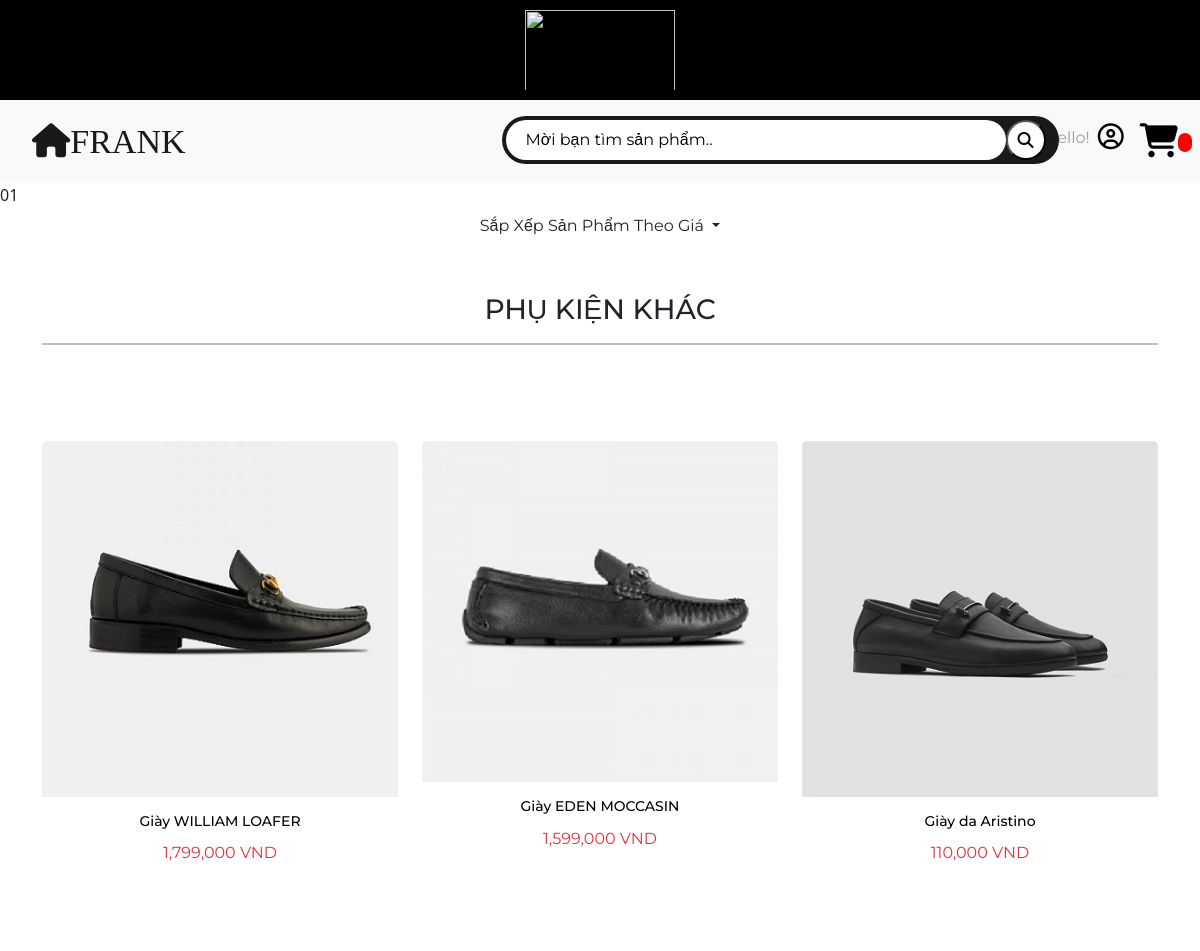
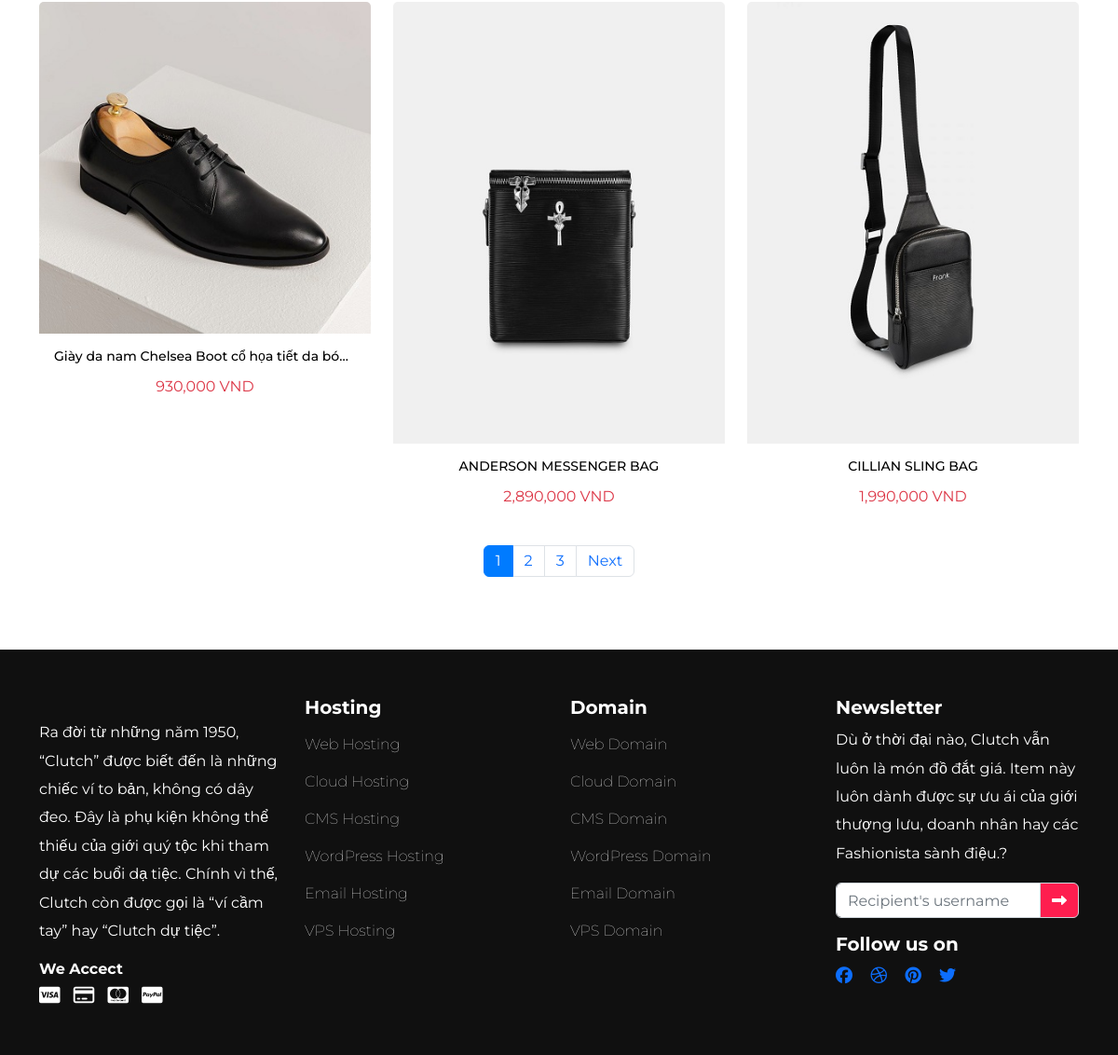
Page /vi-vn/index.php?act=sanpham&&action=sanpham&&nhom=pkk on the committed database (2 pictures, top to bottom).
### tables this page shows
CREATE TABLE `sanpham` (
  `id` int(11) NOT NULL,
  `tensp` varchar(50) DEFAULT NULL,
  `gia` int(11) DEFAULT NULL,
  `mota` varchar(300) DEFAULT NULL,
  `img` varchar(50) DEFAULT NULL,
  `giamgia` float DEFAULT NULL,
  `nhomsp` varchar(50) DEFAULT NULL,
  `size` int(11) DEFAULT NULL,
  `mausac` varchar(10) DEFAULT NULL,
  `slton` int(11) DEFAULT NULL,
  `id_loai` int(11) DEFAULT NULL
);

### vi-vn/Model/page.php (called while the page is built)
<?php
        class page{
            function getTotalPage($count,$limit){
                $page=$count%$limit?ceil($count/$limit):$count/$limit;
                return $page;
            }
            function getStart($currentPage,$limit){
                if(!isset($_GET['page']) || $currentPage==1){
                    $start=0;
                }else{
                    $start=($currentPage-1)*$limit;
                }
                return $start;
            }
        }
?>

### vi-vn/Model/connect.php (called while the page is built, shortened)
<?php
    class connect{
        var $db=null;
        public function __construct(){
            $dsn="mysql:host=localhost;dbname=sitebanhang";
            $user="root";
            $pass="";
            try{
                $this->db= new PDO($dsn,$user,$pass,array(PDO::MYSQL_ATTR_INIT_COMMAND=>"SET NAMES utf8"));
            }catch(\Throwable $th){
                echo "That Bai";
            }
        }
        public function getlist($select){
          return $result=$this->db->query($select);
        }
    }
?>

### vi-vn/Model/sanpham.php (called while the page is built, shortened)
<?php
class sanpham{
        public function getpkkAll(){
            $db = new connect();
            return $db->getList("SELECT sanpham.id,sanpham.tensp,sanpham.gia,sanpham.img,sanpham.giamgia,sanpham.size,sanpham.mausac,sanpham.slton from sanpham,loai,danhmucsanpham where sanpham.id_loai=loai.MaLoai and loai.id_danhmuc=danhmucsanpham.id and danhmucsanpham.id=2");
        }
        public function getListPkkOnPage($key,$start,$limit){
            $db = new connect();
            $select = "SELECT sanpham.id,sanpham.tensp,sanpham.gia,sanpham.img,sanpham.giamgia,sanpham.size,sanpham.mausac,sanpham.slton from sanpham,loai,danhmucsanpham where sanpham.id_loai=loai.MaLoai and loai.id_danhmuc=danhmucsanpham.id and danhmucsanpham.id=2 limit $start,$limit";
            $result=$db->getlist($select);
            return $result;
        }
}
?>

### vi-vn/View/sanpham.php (the view, shortened to what this page needs)
<?php
$db = new sanpham();
if ($_GET['nhom'] == "spgg") {
    $count = $db->getpkggAll()->rowCount();
} else {
    $count = $db->getpkkAll()->rowCount();
}
$limit = 6;
$pg = new page();
$page = $pg->getTotalPage($count, $limit);
$currentPage = isset($_GET['page']) ? $_GET['page'] : 1;
$start = $pg->getStart($currentPage, $limit);
echo $start;
echo $currentPage;
?>
<?php
if ($_GET['nhom'] == "pkk") {
    ?>
    <div class="vungsanpham" ng-controller="phukienkhac">
        <div class="d-flex justify-content-center">
            <div class="dropdown">
                <button class="btn btn-white shadow-none dropdown-toggle" type="button" id="dropdownMenuButton"
                    data-toggle="dropdown" aria-haspopup="true" aria-expanded="false">
                    Sắp Xếp Sản Phẩm Theo Giá
                </button>
            </div>
        </div>
        <div class="container mt-5 mb-5">
            <h3 class="text-center">PHỤ KIỆN KHÁC</h3>
            <hr width="100%" style="border-top:2px solid black ;">
            <div class="row mt-5">
                <?php
                $db = new sanpham();
                if (isset($_SESSION['order'])) {
                    $kq = $db->getListPkkOrder($_GET['nhom'], $start, $limit, $_SESSION['order']);
                } else {
                    $kq = $db->getListPkkOnPage($_GET['nhom'], $start, $limit);
                }
                $result = $kq->fetchAll();
                foreach ($result as $row):
                    ?>
                    <div class="col-4 mt-5">
                        <div class="card">
                            <a href="index.php?act=sanpham&&action=chitiet&&id=<?php echo $row['id']; ?>"><img
                                    class="card-img-top" src="./View/Anh/<?php echo $row['img'] ?>" alt=""></a>
                            <div class="card-body text-center">
                                <h5 class="card-title ">
                                    <?php echo $row['tensp'] ?>
                                </h5>
                                <p class="card-text text-danger mb-4">
                                    <?php echo number_format($row['gia']) ?> VND
                                </p>
                            </div>
                        </div>
                    </div>
                <?php endforeach ?>
            </div>
            <nav aria-label="Page navigation example">
                <ul class="pagination d-flex justify-content-center mb-5">
                    <?php
                    for ($i = 1; $i <= $page; $i++):
                        ?>
                        <?php
                        if ($currentPage != $i) {
                            ?>
                            <?php
                            if ($i > $currentPage - 5 && $i < $currentPage + 5) {
                                ?>
                                <li class="page-item"><a class="page-link"
                                        href="index.php?act=sanpham&action=sanpham&nhom=pkk&page=<?php echo $i; ?>"><?php echo $i; ?></a>
                                </li>
                            <?php
                            }
                            ?>
                        <?php } else {
                            ?>
                            <li class="page-item active"><a class="page-link"
                                    href="index.php?act=sanpham&action=sanpham&nhom=pkk&page=<?php echo $i; ?>"><?php echo $i; ?></a>
                            </li>
                        <?php
                        }
                        ?>
                    <?php endfor ?>
                    <?php
                    if ($currentPage < $page):
                        ?>
                        <li class="page-item"><a class="page-link"
                                href="index.php?act=sanpham&action=sanpham&nhom=pkk&page=<?php echo $currentPage + 1 ?>">Next</a>
                        </li>
                    <?php endif; ?>
                </ul>
            </nav>
        </div>
    </div>
<?php
}
?>

### vi-vn/index.php (shortened to what this page needs)
<!doctype html>
<html lang="en">
<head>
    <link rel="stylesheet" href="https://cdnjs.cloudflare.com/ajax/libs/font-awesome/4.7.0/css/font-awesome.min.css">
    <link rel="stylesheet" href="./View/Chitiet_sanpham/ctsp.css">
    <link rel="stylesheet" href="./View/Css.css">
    <link rel="stylesheet" href="https://stackpath.bootstrapcdn.com/bootstrap/4.3.1/css/bootstrap.min.css"
>
</head>
<body style="overflow-x:hidden">
    <?php
        if(!isset($_SESSION['admin_id'])){
            include "./View/header.php";
        }else{
            include "./View/header_admin.php";
        }
                    if(isset($_GET['act'])){
                        $ctrl=$_GET['act'];
                     include "./Controller/$ctrl.php";
                    }
                if(!isset($_SESSION['admin_id'])){
                    include "./View/footer.php";
                }
    ?>
    </body>
</html>

### vi-vn/View/header.php (shortened to what this page needs)
<header>
    <div class="header">
        <div class="container-fluid">
            <div class="row">
                <div class="menu">
                    <a href="index.php?act=trangchu" class="custom-logo-link" rel="home"><img width="249" height="100"
                            src="https://www.recknstudios.com/wp-content/uploads/2018/11/frank-logo-cs6-01.png"
                            sizes="(max-width: 249px) 100vw, 249px"></a>
                </div>
            </div>
        </div>
</header>
<counter>
    <nav class=" navbar navbar-expand-sm navbar-light bg-light ">
        <div class="collapse navbar-collapse" id="collapsibleNavId">
            <ul class="navbar-nav mr-auto mt-2 mt-lg-0">
                <li class="nav-item active ml-2 mr-2 ">
                    <a class="nav-link"style='font-size:34px' href="index.php?act=trangchu"> <i class="fas fa-home"style='font-size:34px'></i>FRANK</a>
                </li>
                <center>
                    <a>
                        <form action="index.php?action=search&act=sanpham" method="post">
                            <div class="search_box">
                                <input type="text" autocomplete="off" class="input_search" name="search"
                                    placeholder="Mời bạn tìm sản phẩm..">
                                <button type="submit" class="search_btn"><i class="fas fa-search"></i></button>
                            </div>
                    </a>
                </center>
            </ul>
            <ul class="navbar-nav  mt-0 mt-lg-0">
                <p style="color: #9e9e9e; margin-top: 10px; margin-left: 0px;"> Hello! </p>
                <li class="nav-item dropdown">
                    <a>
                        <?php
                        if (!isset($_SESSION['id'])) {
                            ?>
                            <a class="nav-link" style="color: black;" href="" id="dropdownId" data-toggle="dropdown"
                                aria-haspopup="true" aria-expanded="false"><i class='far fa-user-circle'
                                    style='font-size:26px'></i></a>
                        <?php }
                        ; ?>
                <li>
                    <a class="nav-link" href="index.php?act=giohang&&action=them" style="color:black;">
                        <i class='fas fa-shopping-cart' style='font-size:34px'>
                         <sup style='font-size:12px'>
                            </sup>
                        </i>
                    </a>
                </li>
            </ul>
        </div>
    </nav>
</counter>

### vi-vn/Controller/sanpham.php (shortened to what this page needs)
<?php
$ctrl="";
if(isset($_GET['action'])){
    $ctrl=$_GET['action'];
}
switch($ctrl){
    case "sanpham":
        include "./View/sanpham.php";
        break;
}
?>

### vi-vn/View/footer.php (shortened to what this page needs)
<head>
    <link rel="stylesheet" href="https://cdnjs.cloudflare.com/ajax/libs/twitter-bootstrap/5.2.0/css/bootstrap.min.css">
    <link rel="stylesheet" href="https://cdnjs.cloudflare.com/ajax/libs/font-awesome/4.7.0/css/font-awesome.min.css">
</head>
<body>
    <div class="content">
        <div class="container">
            <div class="single-content">
            </div>
        </div>
    </div>
    <footer>
        <div class="container">
            <div class="row">
                <div class="col-lg-3 col-sm-6">
                    <div class="single-box">
                        <p>Ra đời từ những năm 1950, “Clutch” được biết đến là những chiếc ví to bản, không có dây đeo.
                            Đây là phụ kiện không thể thiếu của giới quý tộc khi tham dự các buổi dạ tiệc. Chính vì thế,
                            Clutch còn được gọi là “ví cầm tay” hay “Clutch dự tiệc”.
                        </p>
                        <h3>We Accect</h3>
                        <div class="card-area">
                            <i class="fa fa-cc-visa"></i>
                            <i class="fa fa-credit-card"></i>
                            <i class="fa fa-cc-mastercard"></i>
                            <i class="fa fa-cc-paypal"></i>
                        </div>
                    </div>
                </div>
                <div class="col-lg-3 col-sm-6">
                    <div class="single-box">
                        <h2>Hosting</h2>
                        <ul>
                            <li><a href="#">Web Hosting</a></li>
                            <li><a href="#">Cloud Hosting</a></li>
                            <li><a href="#">CMS Hosting</a></li>
                            <li><a href="#">WordPress Hosting</a></li>
                            <li><a href="#">Email Hosting</a></li>
                            <li><a href="#">VPS Hosting</a></li>
                        </ul>
                    </div>
                </div>
                <div class="col-lg-3 col-sm-6">
                    <div class="single-box">
                        <h2>Domain</h2>
                        <ul>
                            <li><a href="#">Web Domain</a></li>
                            <li><a href="#">Cloud Domain</a></li>
                            <li><a href="#">CMS Domain</a></li>
                            <li><a href="#">WordPress Domain</a></li>
                            <li><a href="#">Email Domain</a></li>
                            <li><a href="#">VPS Domain</a></li>
                        </ul>
                    </div>
                </div>
                <div class="col-lg-3 col-sm-6">
                    <div class="single-box">
                        <h2>Newsletter</h2>
                        <p>Dù ở thời đại nào, Clutch vẫn luôn là món đồ đắt giá. Item này luôn dành được sự ưu ái của
                            giới thượng lưu, doanh nhân hay các Fashionista sành điệu.?</p>
                        <div class="input-group mb-3">
                            <input type="text" class="form-control" placeholder="Recipient's username"
                                aria-label="Enter your Email ..." aria-describedby="basic-addon2">
                            <span class="input-group-text" id="basic-addon2"><i
                                    class="fa fa-long-arrow-right"></i></span>
                        </div>
                        <h2>Follow us on</h2>
                        <p class="socials">
                            <a href="#"> <i class="fa fa-facebook"></i></a>
                            <a href="#"> <i class="fa fa-dribbble"></i></a>
                            <a href="#"> <i class="fa fa-pinterest"></i></a>
                            <a href="#"> <i class="fa fa-twitter"></i></a>
                        </p>
                    </div>
                </div>
            </div>
        </div>
    </footer>
    <link rel="stylesheet" href="https://cdnjs.cloudflare.com/ajax/libs/twitter-bootstrap/5.2.0/js/bootstrap.min.js">
</body>

### vi-vn/View/Css.css (style rules this page uses)
.menu { background-color: black; text-align: center; width: 100%; position: relative; }
.menu img { padding: 10px 0px; width: 150px; }
.nav-link { position: relative; font-size: 19px; font-family: 'Times New Roman', Times, serif; font-weight: 500; }
.nav-link::after { content: ""; background-color: red; position: absolute; width: 100%; height: 3px; bottom: 0; left: 0; transform: scaleX(0); }
.vungsanpham .card { position: relative; max-width: 100% !important; }
.vungsanpham .card { border: 0px !important; }
.vungsanpham .card-title { font-size: 14px !important; white-space: nowrap; overflow: hidden; text-overflow: ellipsis; text-decoration: none; color: black; font-weight: 500; margin-bottom: 12px; display: block; }

### vi-vn/View/header.php (style rules this page uses)
sup { padding: 2px 7px; border-radius: 10px; -moz-border-radius: 20px; -webkit-border-radius: 20px; border: none; background: red; color: #fff; cursor: pointer; }
* { box-sizing: border-box; font-family: 'Montserrat', sans-serif; }
body { background: #e0dbef; }
.search_box { top : 7.5px; right: -300px; background: #191919; position: relative; padding: 4px; border-radius: 40px; display: flex; }
.search_box .search_btn { width: 40px; height: 4 0px; border-radius: 100%; background: white; display: flex; justify-content: center; align-items: center; color: black; margin-right: 9px; cursor: pointer; }
.search_box .input_search { outline: none; border: 0; background: white; border-radius: 40px; padding: 15px 20px; width: 500px; height: 40px; color: black; }
::placeholder { color: black; }

### vi-vn/View/footer.php (style rules this page uses)
footer { background: #101010; padding: 50px 0; }
.single-content { text-align: center; padding: 15px 0; }
.single-box p { color: #fff; line-height: 1.9; }
.single-box h3 { font-size: 16px; font-weight: 700; color: #fff; }
.single-box .card-area i { color: #ffffff; font-size: 20px; margin-right: 10px; }
.single-box ul { list-style: none; padding: 0; }
.single-box ul li a { text-decoration: none; color: #fff; line-height: 2.5; font-weight: 100; }
.single-box h2 { color: #fff; font-size: 20px; font-weight: 700; }
#basic-addon2 { background: #fe1e4f; color: #fff; }
.socials i { font-size: 18px; margin-right: 15px; }

### rows in the picture
sanpham: img (picture), tensp "Giày WILLIAM LOAFER", gia "1,799,000"
sanpham: img (picture), tensp "Giày EDEN MOCCASIN", gia "1,599,000"
sanpham: img (picture), tensp "Giày da Aristino", gia "110,000"
sanpham: img (picture), tensp "Giày da nam Chelsea Boot cổ họa tiết da bóng", gia "930,000"
sanpham: img (picture), tensp "ANDERSON MESSENGER BAG", gia "2,890,000"
sanpham: img (picture), tensp "CILLIAN SLING BAG", gia "1,990,000"

### other values in the picture
$start "0"
$currentPage "1"
